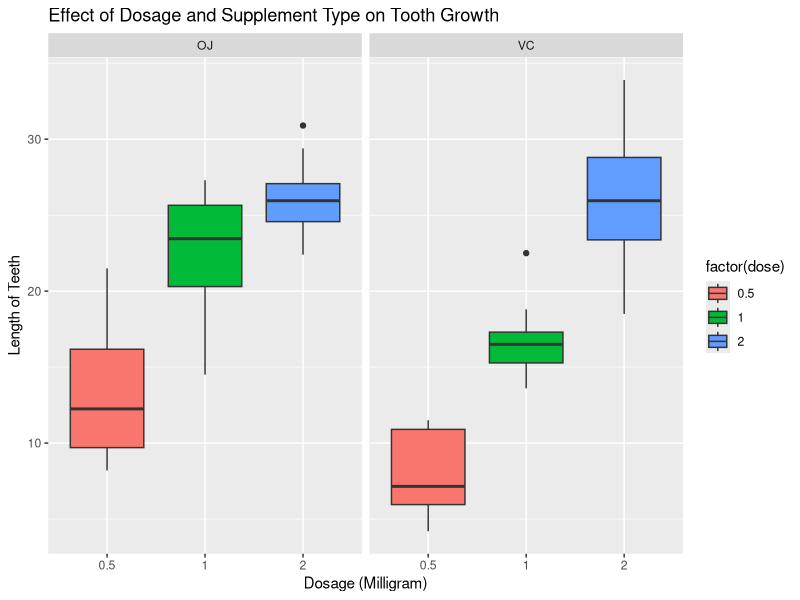

This chart was generated by the following R code:
## ---- chunk 1
library(datasets)
data(ToothGrowth)
head(ToothGrowth)
str(ToothGrowth)
## ---- chunk 2
ToothGrowth$dose <- as.factor(ToothGrowth$dose)
table(ToothGrowth$supp, ToothGrowth$dose)
summary(ToothGrowth)
mean(ToothGrowth$len)
sd(ToothGrowth$len)

library(ggplot2)
plot <- ggplot(ToothGrowth, 
               aes(x=factor(dose),y=len,fill=factor(dose)))
plot + geom_boxplot(notch=F) + facet_grid(.~supp) +
     scale_x_discrete("Dosage (Milligram)") +   
     scale_y_continuous("Length of Teeth") +  
     ggtitle("Effect of Dosage and Supplement Type on Tooth Growth")
## ---- chunk 3
# T Test by supplemant type
t.test(len ~ supp, data = ToothGrowth)

# T test by dose level 
Tooth.dose0.5_1.0 <- subset(ToothGrowth, dose %in% c(0.5, 1.0))
Tooth.dose0.5_2.0 <- subset(ToothGrowth, dose %in% c(0.5, 2.0))
Tooth.dose1.0_2.0 <- subset(ToothGrowth, dose %in% c(1.0, 2.0))

t.test(len ~ dose, data = Tooth.dose0.5_1.0)
t.test(len ~ dose, data = Tooth.dose0.5_2.0)
t.test(len ~ dose, data = Tooth.dose1.0_2.0)

# T test for supplement by dose level
Tooth.dose0.5 <- subset(ToothGrowth, dose == 0.5)
Tooth.dose1.0 <- subset(ToothGrowth, dose == 1.0)
Tooth.dose2.0 <- subset(ToothGrowth, dose == 2.0)

t.test(len ~ supp, data = Tooth.dose0.5)
t.test(len ~ supp, data = Tooth.dose1.0)
t.test(len ~ supp, data = Tooth.dose2.0)
